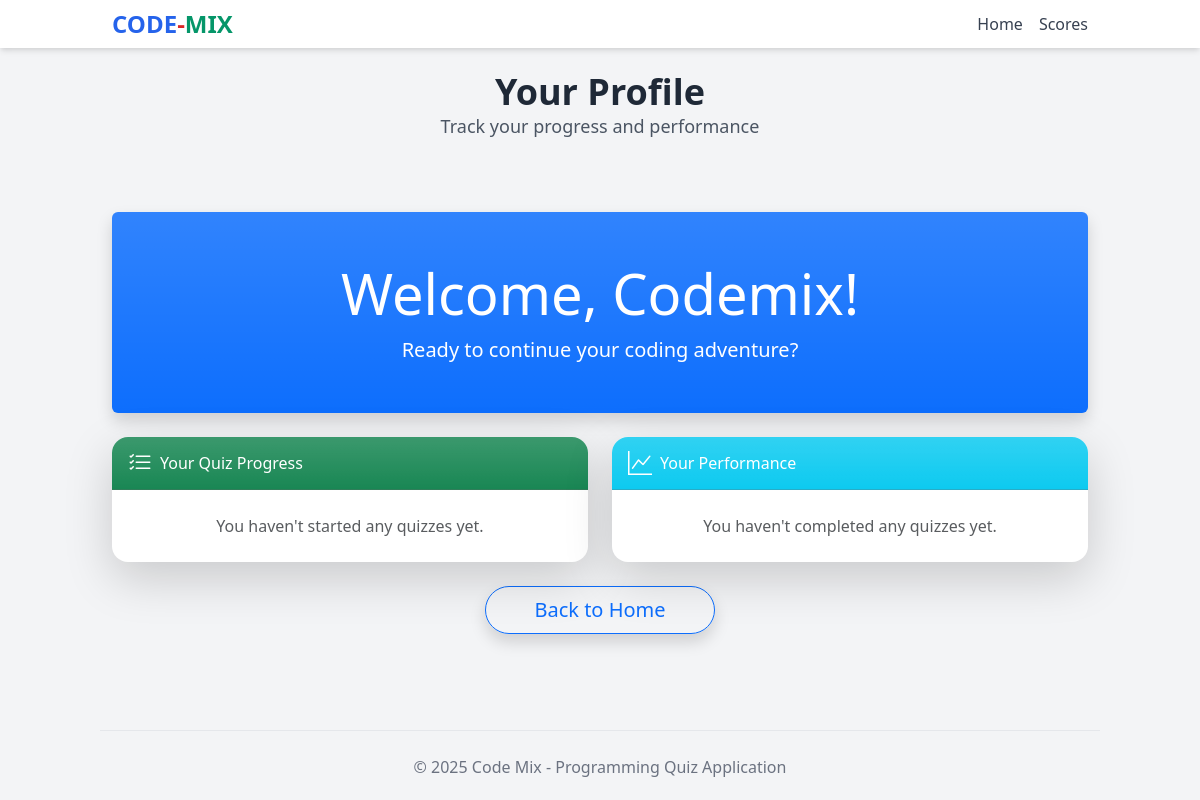
Before: /profile/ (signed in) with the older database file.
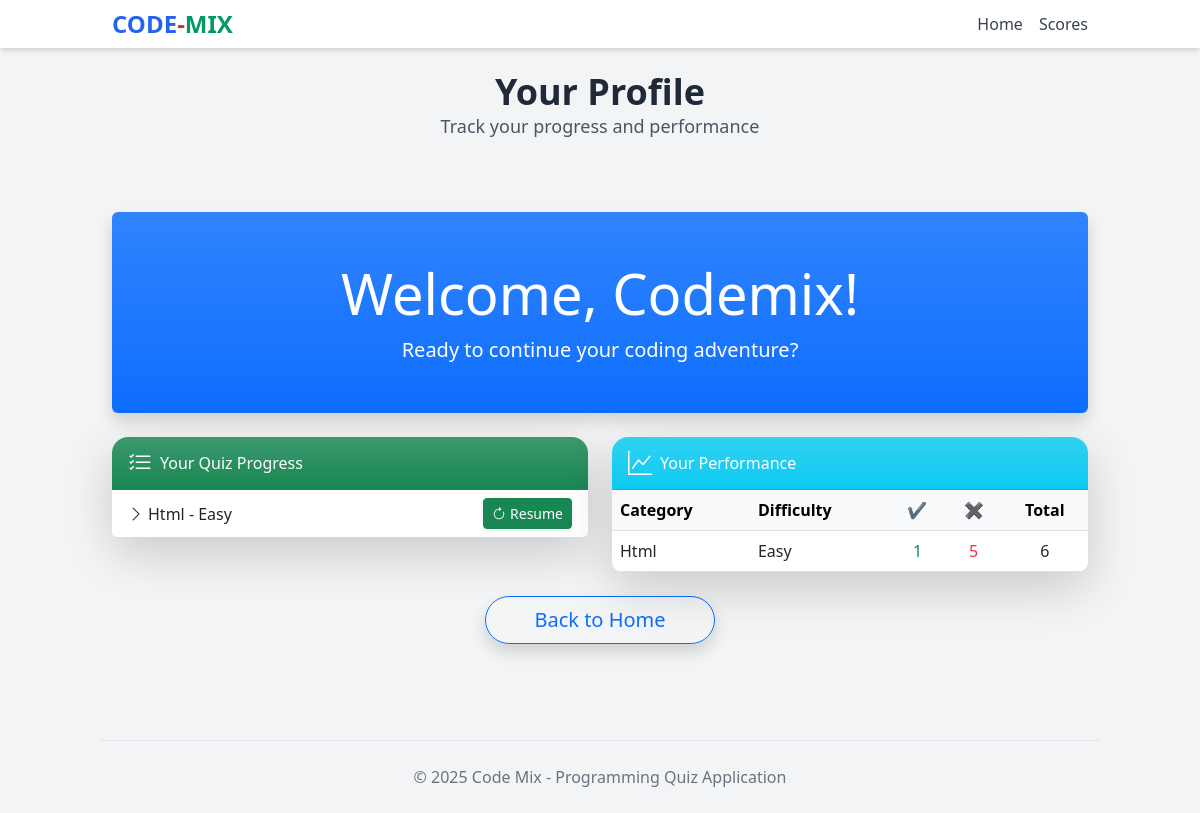
After: the same page with the newer database file.
### Code_Mix/models.py (models this page shows, shortened)
class QuizProgress(models.Model):
    user = models.ForeignKey(User, on_delete=models.CASCADE, null=True, blank=True)
    session_key = models.CharField(max_length=40, null=True, blank=True)
    category = models.CharField(max_length=10, null=True, blank=True)
    difficulty = models.CharField(max_length=10, null=True, blank=True)
    current_question_id = models.IntegerField(default=1)
    last_updated = models.DateTimeField(auto_now=True)

### Code_Mix/views.py (the view)
# urls.py: path('profile/', views.profile, name='profile'),
def profile(request):
    user_progress = None
    if request.user.is_authenticated:
        user_progress = QuizProgress.objects.filter(user=request.user).order_by('last_updated')
    if request.user.is_authenticated:
        user_scores = (
            UserAnswer.objects.filter(user=request.user)
            .values('category', 'difficulty')
            .annotate(
                correct_count=Count('id', filter=Q(is_correct=True)),
                total_count=Count('id'),
                wrong_count=Count('id', filter=Q(is_correct=False)),
            )
            .order_by('category', 'difficulty')
        )
    else:
        user_scores = UserAnswer.objects.none()
    return render(request, 'profile.html', {
        'user_progress': user_progress,
        'user_scores':   user_scores,
    })

### Code_Mix/templates/profile.html (shortened to what this page needs)
{% extends "base.html" %}
{% load static %}
{% block header %}Your Profile{% endblock %}
{% block subheader %}Track your progress and performance{% endblock %}
{% block content %}
<div class="container py-5">
  <div class="row justify-content-center g-4">
    <div class="col-12">
      <div class="p-5 bg-primary bg-gradient rounded shadow text-center text-white">
        <h1 class="display-4 mb-2">Welcome, {{ request.user.username|title }}!</h1>
        <p class="lead">Ready to continue your coding adventure?</p>
      </div>
    </div>
    <div class="col-md-6">
      <div class="card border-0 shadow-lg rounded-4">
        <div class="card-header bg-success bg-gradient text-white rounded-top-4 d-flex align-items-center">
          <i class="bi bi-list-check me-2 fs-4"></i>
          <h5 class="mb-0">Your Quiz Progress</h5>
        </div>
        <div class="list-group list-group-flush">
          {% if user_progress %}
            {% for progress in user_progress %}
            <div class="list-group-item d-flex justify-content-between align-items-center">
              <span><i class="bi bi-chevron-right me-1"></i>{{ progress.category|title }} - {{ progress.difficulty|title }}</span>
              <a href="{% url progress.difficulty|add:'_category' progress.current_question_id %}?category={{ progress.category }}" class="btn btn-sm btn-success text-white shadow-sm">
                <i class="bi bi-arrow-clockwise me-1"></i>Resume
              </a>
            </div>
            {% endfor %}
          {% else %}
            <div class="p-4 text-center text-muted">You haven't started any quizzes yet.</div>
          {% endif %}
        </div>
      </div>
    </div>
    <div class="col-md-6">
      <div class="card border-0 shadow-lg rounded-4">
        <div class="card-header bg-info bg-gradient text-white rounded-top-4 d-flex align-items-center">
          <i class="bi bi-graph-up me-2 fs-4"></i>
          <h5 class="mb-0">Your Performance</h5>
        </div>
        <div class="card-body p-0">
          {% if user_scores %}
            <div class="table-responsive">
              <table class="table table-hover align-middle mb-0">
                <thead class="table-light">
                  <tr>
                    <th>Category</th>
                    <th>Difficulty</th>
                    <th class="text-center">✔</th>
                    <th class="text-center">✖</th>
                    <th class="text-center">Total</th>
                  </tr>
                </thead>
                <tbody>
                  {% for score in user_scores %}
                  <tr>
                    <td>{{ score.category|title }}</td>
                    <td>{{ score.difficulty|title }}</td>
                    <td class="text-center text-success">{{ score.correct_count }}</td>
                    <td class="text-center text-danger">{{ score.wrong_count }}</td>
                    <td class="text-center">{{ score.total_count }}</td>
                  </tr>
                  {% endfor %}
                </tbody>
              </table>
            </div>
          {% else %}
            <div class="p-4 text-center text-muted">You haven't completed any quizzes yet.</div>
          {% endif %}
        </div>
      </div>
    </div>
    <div class="col-12 text-center mt-4">
      <a href="{% url 'home' %}" class="btn btn-lg btn-outline-primary rounded-pill px-5 shadow">Back to Home</a>
    </div>
  </div>
</div>
{% endblock %}

Changed rows visible on the page:
added QuizProgress: category "Html", difficulty "Easy"
Other visible differences:
text no longer shown: "You haven't started any quizzes yet. You haven't completed any quizzes yet."
text now shown: "Category Difficulty ✔ ✖ Total"
new list line: "Html Easy 1 5 6"
